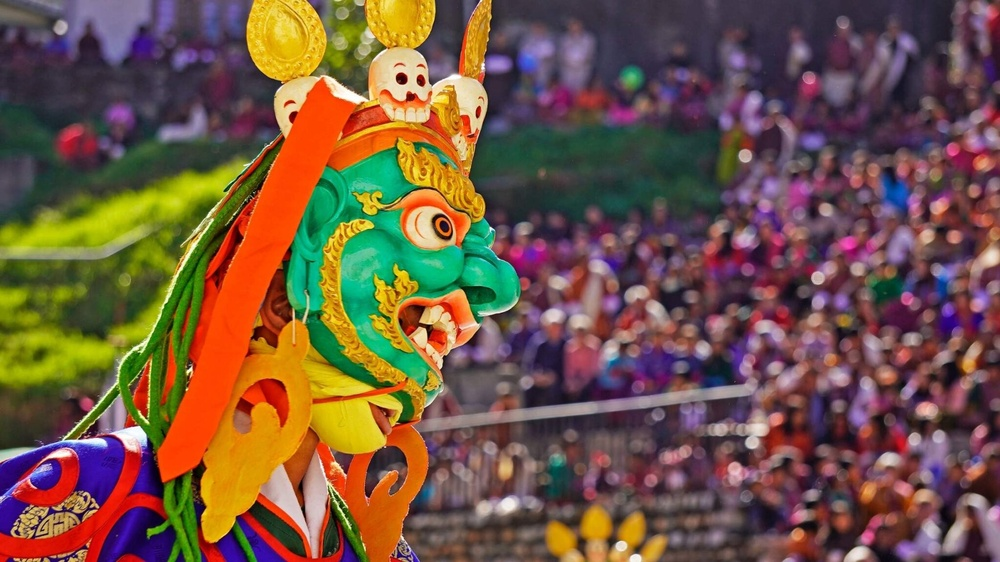
#> input picture Q5/input.jpg, 1000 x 562 px, shrunk from 2048 x 1152 before the run
$ python main.py
#> lines starting #> are read from the running program, lines starting #| are printed output that depends on the picture; long printed decimals are rounded
import cv2
import numpy as np
import math


# Load and prepare the image

path = r"input.jpg"                 # Path of the input image
img = cv2.imread(path)              # Read the image using OpenCV (BGR format)
#> img is the input picture: shape (562, 1000, 3); mean B, G, R 67.5, 85.5, 113.7

img = img.astype(np.float32)        # Convert image to float32 for accurate filtering operations


# BOX FILTERS

# boxFilter() with normalize=True  → output is the average of pixels
# boxFilter() with normalize=False → output is the sum of pixels

box5_avg = cv2.boxFilter(img, -1, (5,5), normalize=True)
box5_sum = cv2.boxFilter(img, -1, (5,5), normalize=False)

box20_avg = cv2.boxFilter(img, -1, (20,20), normalize=True)
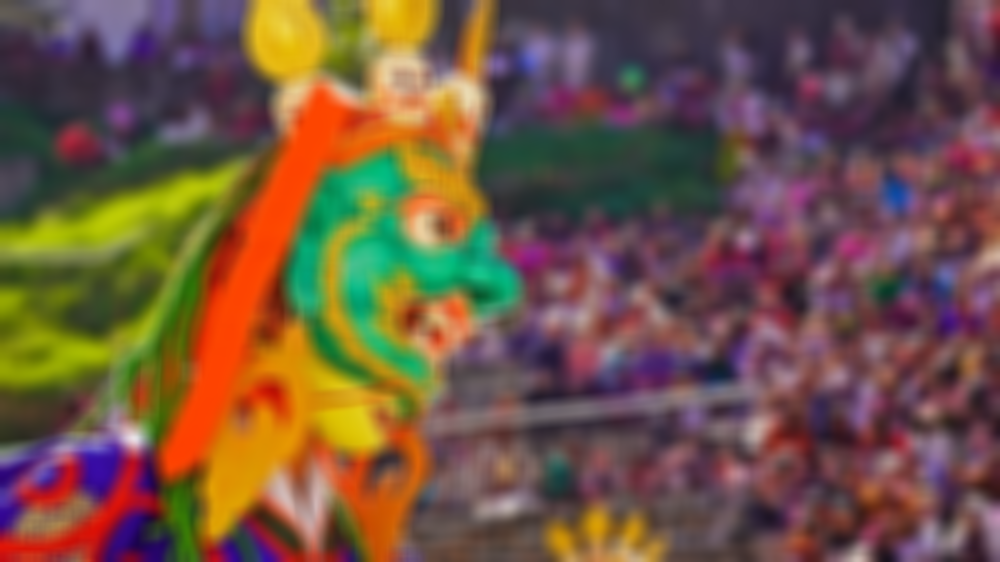
#> box20_avg: shape (562, 1000, 3) float32; mean B, G, R 67.5, 85.5, 113.7
box20_sum = cv2.boxFilter(img, -1, (20,20), normalize=False)

gray = cv2.cvtColor(img, cv2.COLOR_BGR2GRAY)  # Convert to grayscale
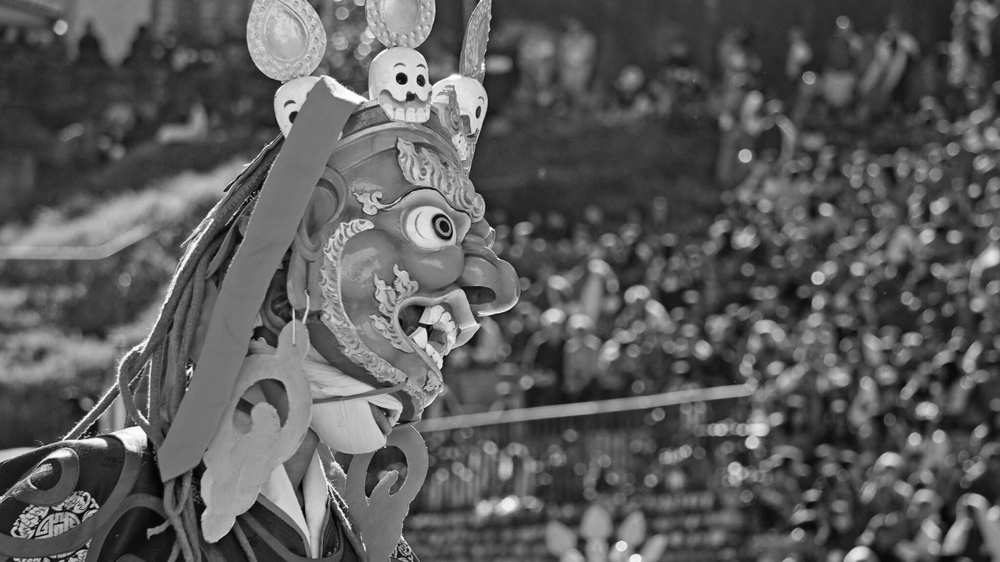
#> gray: shape (562, 1000) float32; min 1.2, max 254.8, mean 91.9
sigma = np.std(gray)                          # Compute standard deviation
#> sigma = 44.95
print("Sigma =", sigma)
#| Sigma = 44.951

size = int(round(2 * math.pi * sigma))        # Formula-based initial kernel size
#> size = 282

if size < 3:
    size = 3                                   # Minimum size for a valid Gaussian kernel

if size % 2 == 0:
    size += 1                                  # Make sure size is odd
#> size = 283

print("Gaussian kernel size =", size)
#| Gaussian kernel size = 283

radius = size // 2
#> radius = 141
x = np.arange(-radius, radius + 1, 1, dtype=np.float32)  # 1D sample positions
#> x = 283 values from -141 to 141

# Compute unnormalized Gaussian (raw values)
gauss_unnorm = np.exp(-(x**2) / (2 * sigma * sigma + 1e-6))
#> gauss_unnorm = 283 values, max 1 at index 141, min 0.0073 at index 0, mean 0.397

# Convert to normalized version (sum = 1)
gauss_norm = gauss_unnorm / np.sum(gauss_unnorm)
#> gauss_norm = 283 values, max 0.00889 at index 141, min 6.49e-05 at index 0, mean 0.00353

print("Gaussian kernel (normalized) sum =", np.sum(gauss_norm))
#| Gaussian kernel (normalized) sum = 1.0

# APPLY SEPARABLE GAUSSIAN FILTER

gauss_sep_unnorm = cv2.sepFilter2D(img, -1, gauss_unnorm, gauss_unnorm)
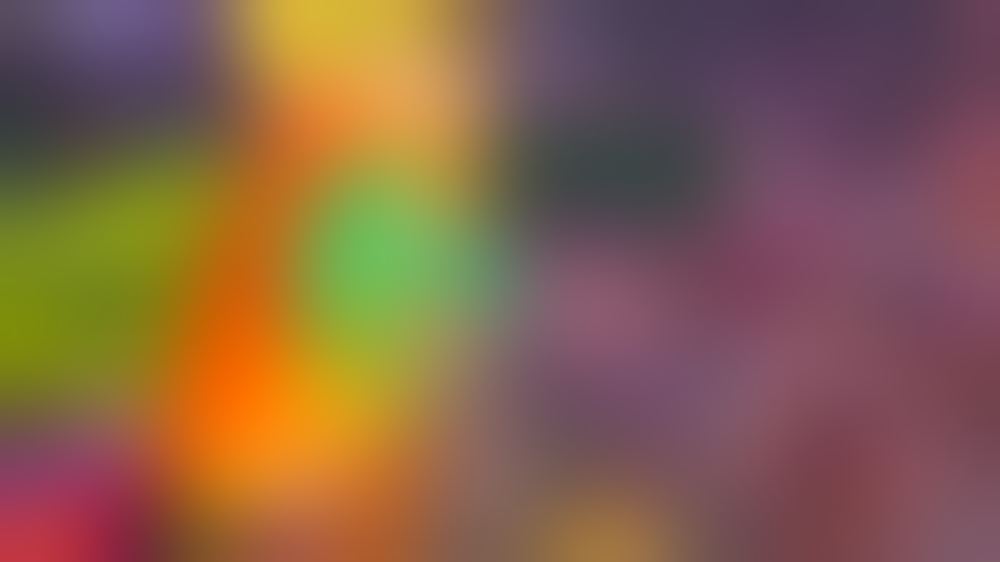
#> gauss_sep_unnorm: shape (562, 1000, 3) float32; mean B, G, R 853819.2, 1082129.8, 1438633.8; drawn with min black and max white
gauss_sep_norm  = cv2.sepFilter2D(img, -1, gauss_norm, gauss_norm)
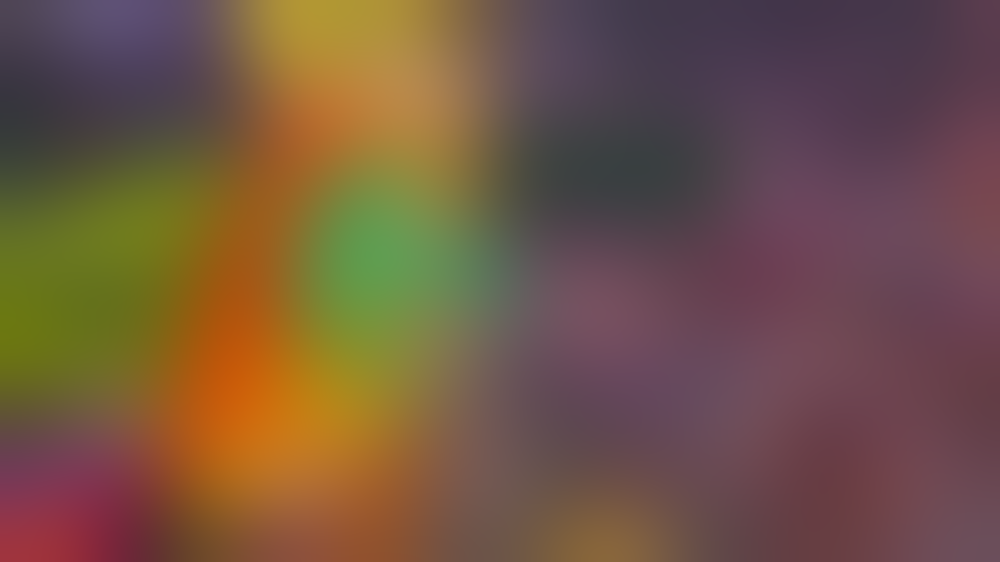
#> gauss_sep_norm: shape (562, 1000, 3) float32; mean B, G, R 67.5, 85.5, 113.7

# SAVE ALL OUTPUT IMAGES

cv2.imwrite("box5_avg.jpg", box5_avg)
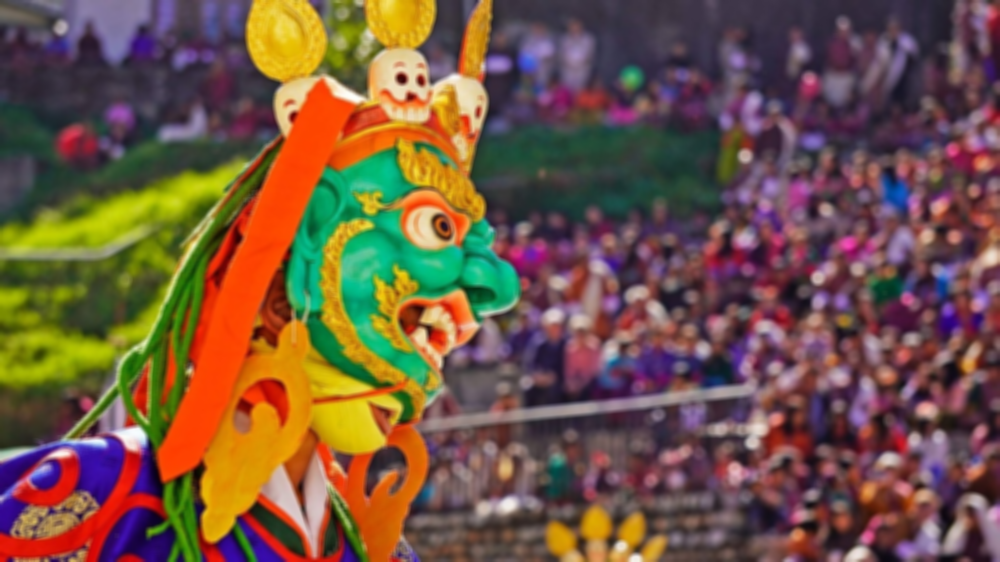
#> saved as box5_avg.jpg: shape (562, 1000, 3); mean B, G, R 67.5, 85.5, 113.7
cv2.imwrite("box5_sum.jpg", box5_sum)
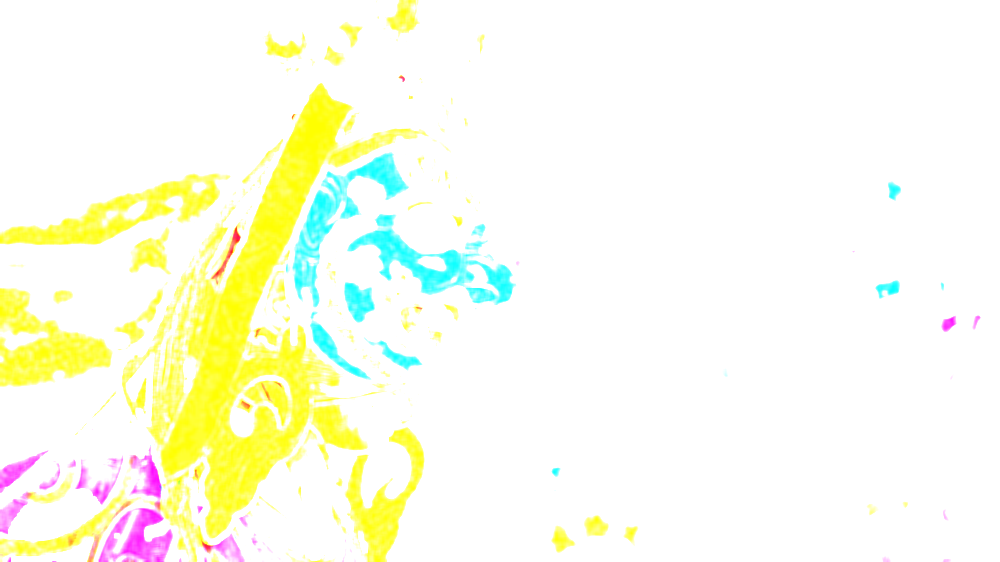
#> saved as box5_sum.jpg: shape (562, 1000, 3); mean B, G, R 234.6, 253.5, 251.5
cv2.imwrite("box20_avg.jpg", box20_avg)
cv2.imwrite("box20_sum.jpg", box20_sum)

cv2.imwrite("gaussian_unnormalized.jpg", gauss_sep_unnorm)
cv2.imwrite("gaussian_normalized.jpg", gauss_sep_norm)

print("All images saved!")
